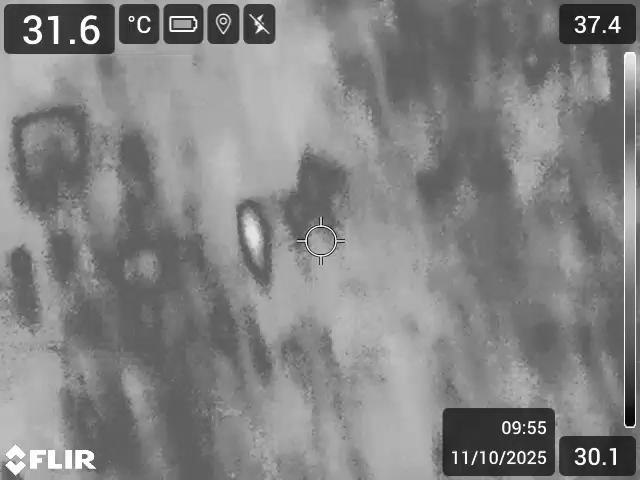
#> input picture saved_frames/dry/MOV_12742/frame_750.png, 640 x 480 px, given in place of frame_0.png, which was not available
$ python run_single_frame_test.py
#> lines starting #> are read from the running program, lines starting #| are printed output that depends on the picture; after the words box and inside, x2 and y2 are one past the last pixel; in counts of white or black regions, pixels touching at a corner belong together; long printed decimals are rounded; pictures that were not available may be replaced by others from this repository, and a replacement may not be noted
### src/segmentation.py
"""
Module for unsupervised segmentation of thermal video frames.

Contains multiple segmentation techniques:
1. Otsu thresholding
2. K-Means clustering
3. Gaussian Mixture Model (GMM)
4. Multi-level thresholding
"""

import cv2
import numpy as np
from sklearn.cluster import KMeans
from sklearn.mixture import GaussianMixture
import os


def preprocess_frame(frame, enhance=True):
    """Preprocess thermal frame for better segmentation."""
    if enhance:
        enhanced = cv2.equalizeHist(frame)
        return enhanced
    return frame


def otsu_segmentation(frame, preprocess=True):
    """Apply Otsu's automatic thresholding for binary segmentation."""
    if preprocess:
        frame = preprocess_frame(frame, enhance=True)

    thresh_val, binary_img = cv2.threshold(
        frame, 0, 255, cv2.THRESH_BINARY + cv2.THRESH_OTSU
    )
    return thresh_val, binary_img


def kmeans_segmentation(frame, n_clusters=3, preprocess=True):
    """Apply K-Means clustering for multi-class segmentation."""
    if preprocess:
        frame = preprocess_frame(frame, enhance=True)

    h, w = frame.shape
    pixel_values = frame.reshape((-1, 1))
    pixel_values = np.float32(pixel_values)

    criteria = (cv2.TERM_CRITERIA_EPS + cv2.TERM_CRITERIA_MAX_ITER, 100, 0.2)
    _, labels, centers = cv2.kmeans(
        pixel_values, n_clusters, None, criteria, 10, cv2.KMEANS_PP_CENTERS
    )

    centers = np.uint8(centers)
    segmented_data = centers[labels.flatten()]
    segmented_image = segmented_data.reshape(frame.shape)

    return segmented_image, centers, labels.reshape(h, w)


def gmm_segmentation(frame, n_components=3, preprocess=True):
    """Apply Gaussian Mixture Model for probabilistic segmentation."""
    if preprocess:
        frame = preprocess_frame(frame, enhance=True)

    h, w = frame.shape
    pixel_values = frame.reshape((-1, 1))
    pixel_values = np.float32(pixel_values)

    gmm = GaussianMixture(n_components=n_components, covariance_type='tied', random_state=42)
    gmm.fit(pixel_values)
    labels = gmm.predict(pixel_values)

    means = gmm.means_.flatten()
    sorted_indices = np.argsort(means)
    label_mapping = {sorted_indices[i]: i for i in range(n_components)}

    remapped_labels = np.array([label_mapping[label] for label in labels])
    segmented_image = (remapped_labels * (255 // (n_components - 1))).astype(np.uint8)
    segmented_image = segmented_image.reshape(frame.shape)

    return segmented_image, remapped_labels.reshape(h, w), gmm


# [23 lines left out: function multilevel_threshold_segmentation, not called in this run]


def segment_and_analyze_frame(frame, method='kmeans', n_segments=3, save_path=None):
    """Comprehensive segmentation and analysis of a single frame."""
    results = {
        'method': method,
        'n_segments': n_segments,
        'original_shape': frame.shape
    }

    if method == 'otsu':
        thresh_val, segmented = otsu_segmentation(frame)
        results['threshold'] = thresh_val
        results['segmented_image'] = segmented
        results['labels'] = (segmented > 0).astype(int)

    elif method == 'kmeans':
        segmented, centers, labels = kmeans_segmentation(frame, n_clusters=n_segments)
        results['segmented_image'] = segmented
        results['cluster_centers'] = centers.flatten()
        results['labels'] = labels

    elif method == 'gmm':
        segmented, labels, gmm = gmm_segmentation(frame, n_components=n_segments)
        results['segmented_image'] = segmented
        results['labels'] = labels
        results['gmm_means'] = gmm.means_.flatten()
        results['gmm_covariances'] = gmm.covariances_

    elif method == 'multilevel':
        segmented, thresholds = multilevel_threshold_segmentation(frame, levels=n_segments)
        results['segmented_image'] = segmented
        results['thresholds'] = thresholds
        results['labels'] = segmented // (255 // n_segments)

    else:
        raise ValueError(f"Unknown method: {method}")

    # Calculate statistics for each segment
    unique_labels = np.unique(results['labels'])
    segment_stats = []

    for label in unique_labels:
        mask = (results['labels'] == label)
        segment_pixels = frame[mask]

        stats = {
            'label': int(label),
            'pixel_count': int(np.sum(mask)),
            'percentage': float(np.sum(mask) / frame.size * 100),
            'mean_intensity': float(np.mean(segment_pixels)),
            'std_intensity': float(np.std(segment_pixels)),
            'min_intensity': float(np.min(segment_pixels)),
            'max_intensity': float(np.max(segment_pixels))
        }
        segment_stats.append(stats)

    results['segment_statistics'] = segment_stats

    if save_path:
        cv2.imwrite(save_path, results['segmented_image'])

    return results

### scripts/run_single_frame_test.py
"""
Test segmentation on a single thermal frame.
"""

import cv2
import matplotlib.pyplot as plt
import numpy as np
from src.segmentation import (
    otsu_segmentation,
    kmeans_segmentation,
    gmm_segmentation,
    segment_and_analyze_frame
)


def test_single_frame(frame_path):
    """Test all segmentation methods on one frame."""
#> called with frame_path = 'saved_frames1/dry/MOV_12742/frame_0.png'

    # Load frame
    frame = cv2.imread(frame_path, cv2.IMREAD_GRAYSCALE)
#> frame is the input picture: shape (480, 640); min 0, max 255, mean 131
    if frame is None:
        print(f"Error: Could not load frame from {frame_path}")
        print("Please update the frame_path in this script.")
        return

    print(f"Loaded frame: {frame.shape}")
#| Loaded frame: (480, 640)
    print(f"Intensity range: {frame.min()} to {frame.max()}")
#| Intensity range: 0 to 255
    print("\n" + "="*60)

    # Create figure
    fig, axes = plt.subplots(2, 3, figsize=(15, 10))
    fig.suptitle('Thermal Frame Segmentation Methods Comparison', fontsize=16)

    # Original
    axes[0, 0].imshow(frame, cmap='gray')
    axes[0, 0].set_title('Original Frame')
    axes[0, 0].axis('off')

    # 1. Otsu
    print("\n1. Testing Otsu Thresholding...")
    thresh_val, otsu_result = otsu_segmentation(frame)
#> in otsu_segmentation, `thresh_val, binary_img = cv2.threshold( frame, 0, 255, cv2.THRESH_BINA..`:
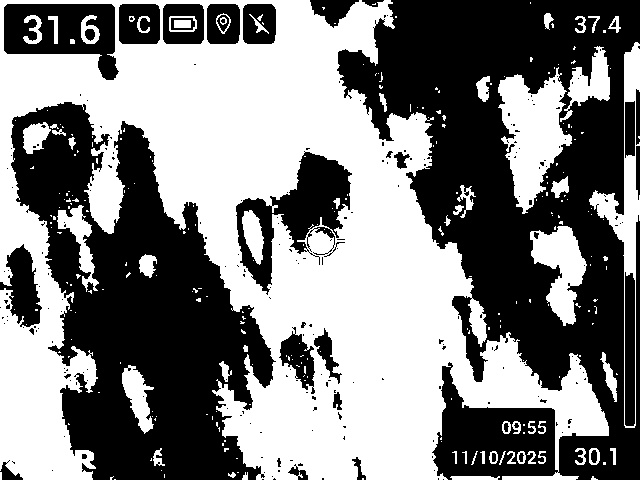
#> binary_img: shape (480, 640); 50.2% white; 236 black regions (200 under 20 px), largest, box (x1, y1, x2, y2) and area: (337, 0, 640, 480) 75809, (11, 102, 276, 480) 51953, (236, 151, 352, 295) 6324
#> in otsu_segmentation, `thresh_val, binary_img = cv2.threshold( frame, 0, 255, cv2.THRESH_BINA..`: thresh_val = 127
#> thresh_val = 127
    axes[0, 1].imshow(otsu_result, cmap='gray')
    axes[0, 1].set_title(f'Otsu (thresh={thresh_val:.1f})')
    axes[0, 1].axis('off')
    print(f"   ✓ Threshold: {thresh_val:.2f}")
#|    ✓ Threshold: 127.00

    # 2. K-Means k=2
    print("\n2. Testing K-Means (k=2)...")
    kmeans2, centers2, _ = kmeans_segmentation(frame, n_clusters=2)
#> in kmeans_segmentation, `_, labels, centers = cv2.kmeans( pixel_values, n_clusters, None, crite..`: centers = [192.3, 64.96]
#> in kmeans_segmentation, `centers = np.uint8(centers)`: centers = [192, 64]
#> centers2 = [192, 64]
    axes[0, 2].imshow(kmeans2, cmap='viridis')
    axes[0, 2].set_title(f'K-Means (k=2)')
    axes[0, 2].axis('off')
    print(f"   ✓ Centers: {centers2.flatten()}")
#|    ✓ Centers: [192  64]

    # 3. K-Means k=3
    print("\n3. Testing K-Means (k=3)...")
    kmeans3, centers3, _ = kmeans_segmentation(frame, n_clusters=3)
#> call 2 of kmeans_segmentation, with n_clusters = 3, preprocess = True
#> in kmeans_segmentation (call 2), `_, labels, centers = cv2.kmeans( pixel_values, n_clusters, None, crite..`: centers = [41.82, 212.4, 125.1]
#> in kmeans_segmentation (call 2), `centers = np.uint8(centers)`: centers = [41, 212, 125]
#> in kmeans_segmentation (call 2), `segmented_image = segmented_data.reshape(frame.shape)`:
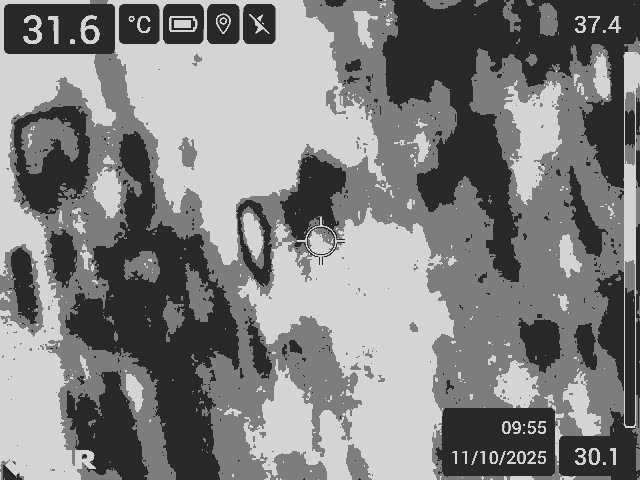
#> segmented_image: shape (480, 640); min 41, max 212, mean 128.4
#> centers3 = [41, 212, 125]
    axes[1, 0].imshow(kmeans3, cmap='viridis')
    axes[1, 0].set_title(f'K-Means (k=3)')
    axes[1, 0].axis('off')
    print(f"   ✓ Centers: {centers3.flatten()}")
#|    ✓ Centers: [ 41 212 125]

    # 4. GMM n=3
    print("\n4. Testing GMM (n=3)...")
    gmm3, _, gmm_model = gmm_segmentation(frame, n_components=3)
#> in gmm_segmentation, `segmented_image = segmented_image.reshape(frame.shape)`:
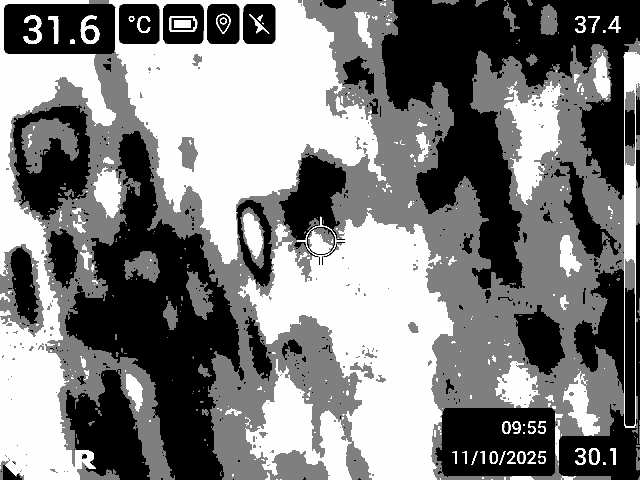
#> segmented_image: shape (480, 640); min 0, max 254, mean 125.7
    axes[1, 1].imshow(gmm3, cmap='plasma')
    axes[1, 1].set_title(f'GMM (n=3)')
    axes[1, 1].axis('off')
    print(f"   ✓ Means: {gmm_model.means_.flatten()}")
#|    ✓ Means: [ 46.957 130.220 212.371]

    # 5. Detailed analysis with K-Means k=3
    print("\n5. Detailed Analysis (K-Means k=3)...")
    results = segment_and_analyze_frame(frame, method='kmeans', n_segments=3)
#> in segment_and_analyze_frame, `segmented, centers, labels = kmeans_segmentation(frame, n_clusters=n_s..`:
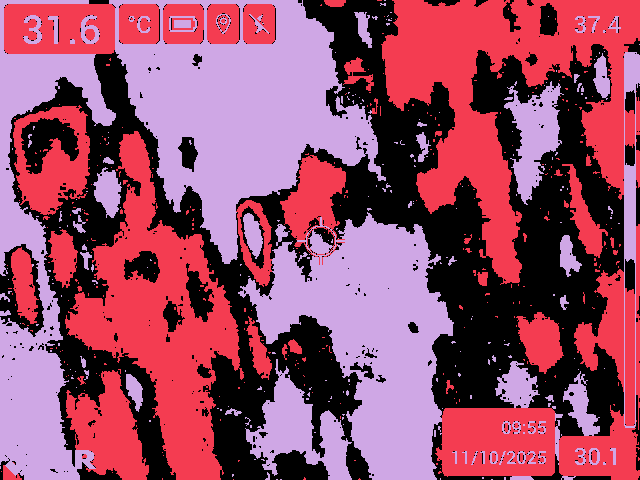
#> labels: shape (480, 640) int32; 3 distinct labels, from 0 to 2; one colour per label, 0 black
#> in segment_and_analyze_frame, `segmented, centers, labels = kmeans_segmentation(frame, n_clusters=n_s..`: centers = [128, 43, 213]
#> in segment_and_analyze_frame, `unique_labels = np.unique(results['labels'])`: unique_labels = [0, 1, 2]
#> the loop in segment_and_analyze_frame, `for label in unique_labels:` made 3 passes
#> pass 1, in segment_and_analyze_frame, `mask = (results['labels'] == label)`:
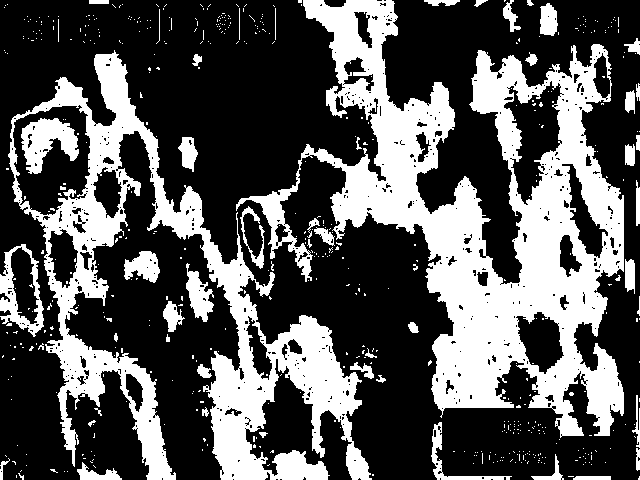
#> mask: shape (480, 640) bool; 33.7% white; 558 white regions (504 under 20 px), largest, box (x1, y1, x2, y2) and area: (236, 0, 624, 438) 56265, (8, 50, 372, 480) 34784, (21, 118, 79, 174) 1839
#> pass 2, in segment_and_analyze_frame, `mask = (results['labels'] == label)`:
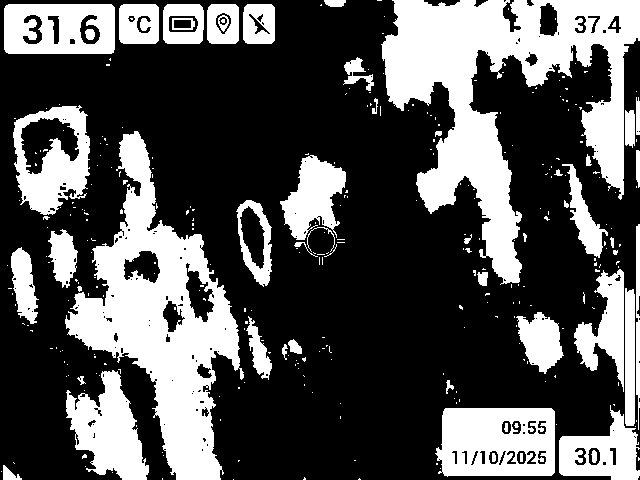
#> mask: shape (480, 640) bool; 33% white; 318 white regions (267 under 20 px), largest, box (x1, y1, x2, y2) and area: (381, 0, 640, 285) 29254, (65, 131, 244, 480) 23498, (435, 408, 555, 477) 6868
#> after the loop in segment_and_analyze_frame, `for label in unique_labels:`: segment_stats = 3 items
#> results = 7 items

    # Show labeled segments
    labels_colored = (results['labels'] * (255 // 2)).astype(np.uint8)
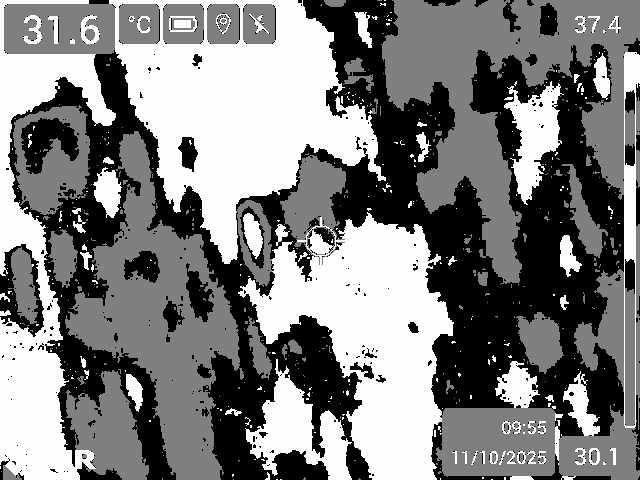
#> labels_colored: shape (480, 640); min 0, max 254, mean 126.5
    axes[1, 2].imshow(labels_colored, cmap='tab10')
    axes[1, 2].set_title('Segment Labels')
    axes[1, 2].axis('off')

    print("\n   Segment Statistics:")
    for stat in results['segment_statistics']:
        print(f"     Segment {stat['label']}:")
        print(f"       - Coverage: {stat['percentage']:.1f}%")
        print(f"       - Mean intensity: {stat['mean_intensity']:.1f}")
        print(f"       - Std intensity: {stat['std_intensity']:.1f}")
#> this loop made 3 passes
#|      Segment 0:
#|        - Coverage: 33.7%
#|        - Mean intensity: 131.1
#|        - Std intensity: 10.9
#|      Segment 1:
#|        - Coverage: 33.0%
#|        - Mean intensity: 90.2
#|        - Std intensity: 22.7
#|      Segment 2:
#|        - Coverage: 33.3%
#> (further printed lines are left out)

    plt.tight_layout()
    plt.savefig('segmentation_test_results.png', dpi=150, bbox_inches='tight')
    print("\n" + "="*60)
    print("✓ Results saved to: segmentation_test_results.png")
    print("="*60)
    plt.show()


if __name__ == "__main__":
    # UPDATE THIS PATH to point to one of your extracted frames
    frame_path = 'saved_frames1/dry/MOV_12742/frame_0.png'

    # If you haven't extracted frames yet, run your original pipeline first:
    # python run_processing.py

    test_single_frame(frame_path)
